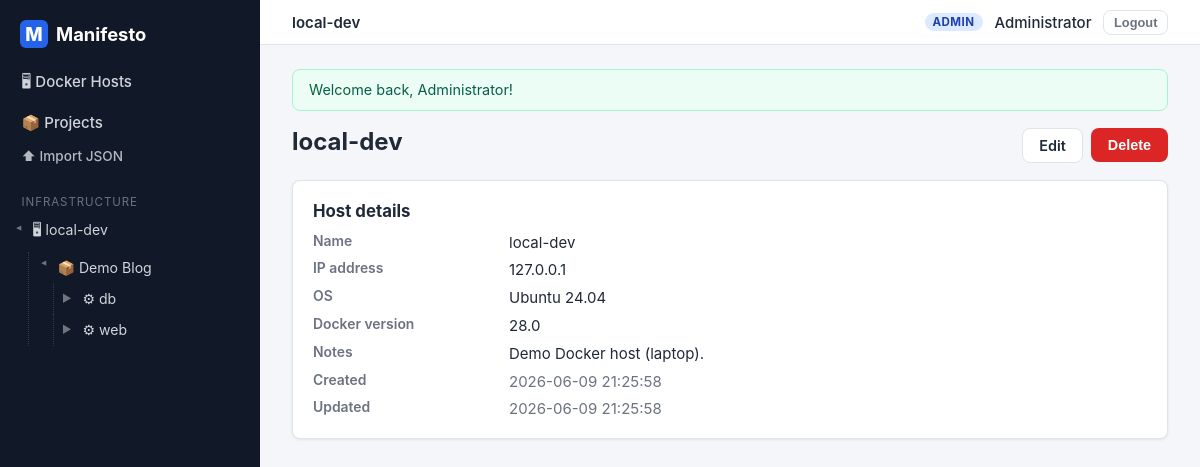
Before: /docker-hosts/1 (signed in) with the older database file.
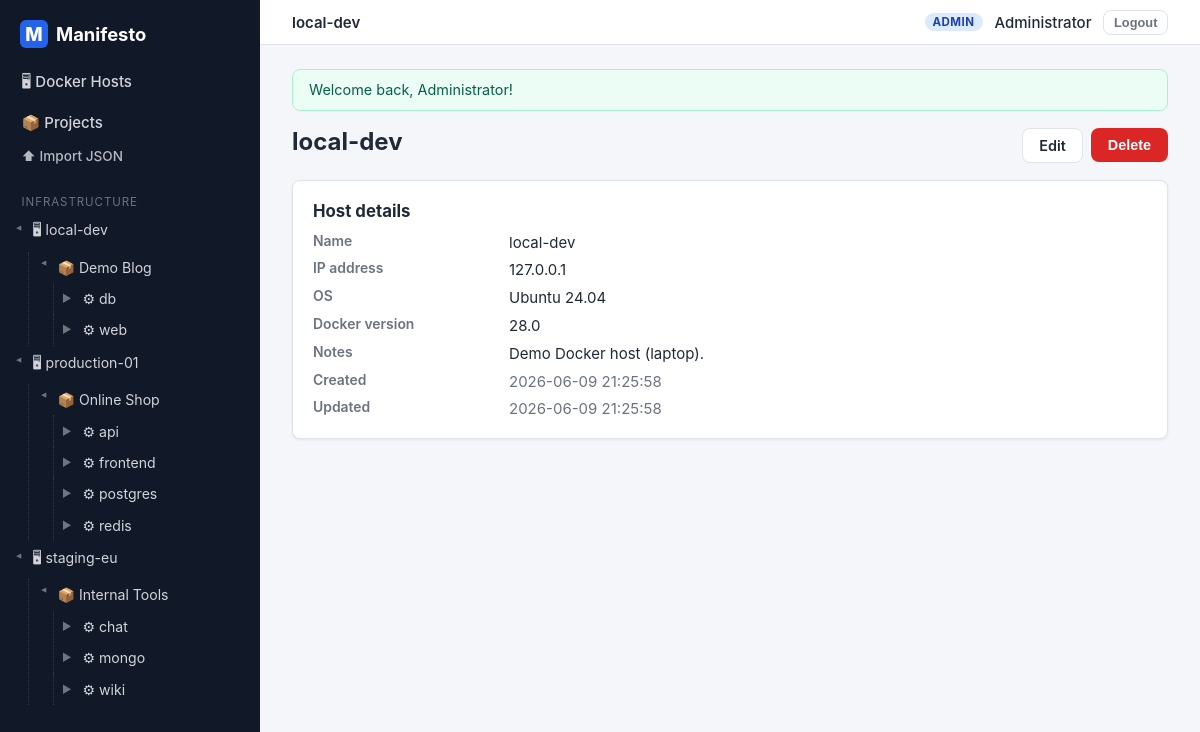
After: the same page with the newer database file.
### tables this page shows
CREATE TABLE project (
    id             INT UNSIGNED AUTO_INCREMENT PRIMARY KEY,
    docker_host_id INT UNSIGNED NOT NULL,
    name           VARCHAR(128) NOT NULL,
    slug           VARCHAR(128) NOT NULL,
    description    TEXT NULL,
    created_at     TIMESTAMP NOT NULL DEFAULT CURRENT_TIMESTAMP,
    updated_at     TIMESTAMP NOT NULL DEFAULT CURRENT_TIMESTAMP ON UPDATE CURRENT_TIMESTAMP,
    UNIQUE KEY uq_project_slug (slug),
    KEY idx_project_host (docker_host_id),
    CONSTRAINT fk_project_host FOREIGN KEY (docker_host_id)
        REFERENCES docker_host (id) ON DELETE RESTRICT
);

CREATE TABLE service (
    id                   INT UNSIGNED AUTO_INCREMENT PRIMARY KEY,
    project_id           INT UNSIGNED NOT NULL,
    name                 VARCHAR(128) NOT NULL,
    image                VARCHAR(255) NOT NULL,
    restart_policy       ENUM('no','always','on-failure','unless-stopped') NOT NULL DEFAULT 'unless-stopped',
    notes                TEXT NULL,
    command              VARCHAR(512) NULL,
    working_dir          VARCHAR(255) NULL,
    depends_on           VARCHAR(512) NULL COMMENT 'Comma-separated service names',
    build_context        VARCHAR(255) NULL COMMENT 'Path to Dockerfile context, e.g. ./api',
    dockerfile_content   LONGTEXT NULL COMMENT 'Inline Dockerfile content',
    healthcheck_cmd      VARCHAR(512) NULL,
    healthcheck_interval VARCHAR(32) NULL DEFAULT '30s',
    network_mode         VARCHAR(64) NULL,
    created_at           TIMESTAMP NOT NULL DEFAULT CURRENT_TIMESTAMP,
    updated_at           TIMESTAMP NOT NULL DEFAULT CURRENT_TIMESTAMP ON UPDATE CURRENT_TIMESTAMP,
    UNIQUE KEY uq_service_name_per_project (project_id, name),
    CONSTRAINT fk_service_project FOREIGN KEY (project_id)
        REFERENCES project (id) ON DELETE CASCADE
);

CREATE TABLE docker_host (
    id             INT UNSIGNED AUTO_INCREMENT PRIMARY KEY,
    name           VARCHAR(128) NOT NULL,
    ip_address     VARCHAR(45)  NULL,
    os             VARCHAR(128) NULL,
    docker_version VARCHAR(32)  NULL,
    notes          TEXT         NULL,
    created_at     TIMESTAMP NOT NULL DEFAULT CURRENT_TIMESTAMP,
    updated_at     TIMESTAMP NOT NULL DEFAULT CURRENT_TIMESTAMP ON UPDATE CURRENT_TIMESTAMP
);

### src/Core/ViewRenderer.php (called while the page is built, shortened)
<?php
final class ViewRenderer
{
    private static string $viewsPath = __DIR__ . '/../Views';
    public static function render(string $template, array $data = [], string $layout = 'app'): string
    {
        $data['currentUser'] = Auth::user();
        $data['flashes']     = Session::pullFlashes();
        if ($layout === 'app') {
            $data['sidebarTree'] = (new TreeRepository())->fullTree();
        }
        $content = self::renderFile(self::file($template), $data);
        $data['content'] = $content;
        return self::renderFile(self::file('layouts/' . $layout), $data);
    }
    private static function file(string $template): string
    {
        return self::$viewsPath . '/' . $template . '.php';
    }
    private static function renderFile(string $file, array $data): string
    {
        extract($data, EXTR_SKIP);
        require $file;
        return (string) ob_get_clean();
    }
}

### src/Controllers/DockerHostController.php (called while the page is built, shortened)
<?php
final class DockerHostController
{
    private DockerHostRepository $hosts;
    public function __construct()
    {
        $this->hosts = new DockerHostRepository();
    }
    public function show(Request $request, string $id): void
    {
        $host = $this->findOrAbort((int) $id);
        Response::view('docker-hosts/show', [
            'title' => $host->name,
            'host'  => $host,
        ]);
    }
    private function findOrAbort(int $id): DockerHost
    {
        $host = $this->hosts->find($id);
        return $host;
    }
}

### public/index.php (called while the page is built, shortened)
<?php
$request = Request::capture();
$router = new Router(require MANIFESTO_ROOT . '/config/routes.php');
$router->dispatch($request);

### src/Core/Database.php (called while the page is built, shortened)
<?php
final class Database
{
    private static ?PDO $pdo = null;
    private static array $config;
    public static function configure(array $config): void
    {
        self::$config = $config;
    }
    public static function pdo(): PDO
    {
        if (self::$pdo === null) {
            $c = self::$config;
            $dsn = sprintf(
                'mysql:host=%s;port=%s;dbname=%s;charset=utf8mb4',
                $c['host'],
                $c['port'],
                $c['name']
            );
            self::$pdo = new PDO($dsn, $c['user'], $c['pass'], [
                PDO::ATTR_ERRMODE            => PDO::ERRMODE_EXCEPTION,
                PDO::ATTR_DEFAULT_FETCH_MODE => PDO::FETCH_ASSOC,
                PDO::ATTR_EMULATE_PREPARES   => false,
            ]);
        }
        return self::$pdo;
    }
}

### src/Repositories/DockerHostRepository.php (called while the page is built, shortened)
<?php
final class DockerHostRepository
{
    public function find(int $id): ?DockerHost
    {
        $stmt = Database::pdo()->prepare(
            'SELECT id, name, ip_address, os, docker_version, notes, created_at, updated_at
             FROM docker_host WHERE id = :id LIMIT 1'
        );
        $stmt->execute(['id' => $id]);
        $row = $stmt->fetch();
        return $row === false ? null : DockerHost::fromRow($row);
    }
}

### src/Models/DockerHost.php (called while the page is built, shortened)
<?php
final class DockerHost
{
    public static function fromRow(array $row): self
    {
        return new self(
            (int) $row['id'],
            $row['name'],
            $row['ip_address'],
            $row['os'],
            $row['docker_version'],
            $row['notes'],
            $row['created_at'],
            $row['updated_at'],
        );
    }
}

### src/Core/helpers.php (called while the page is built, shortened)
<?php
function e(?string $value): string
{
    return htmlspecialchars($value ?? '', ENT_QUOTES, 'UTF-8');
}
function url(string $path = '/'): string
{
    $base = Request::basePath();
    return $base . '/' . ltrim($path, '/');
}

### src/Core/Request.php (called while the page is built, shortened)
<?php
final class Request
{
    private static ?string $basePath = null;
    public static function basePath(): string
    {
        if (self::$basePath === null) {
            $scriptDir = str_replace('\\', '/', dirname($_SERVER['SCRIPT_NAME'] ?? '/'));
            $scriptDir = rtrim($scriptDir, '/');
            self::$basePath = $scriptDir === '/' ? '' : $scriptDir;
        }
        return self::$basePath;
    }
}

### src/Repositories/TreeRepository.php (called while the page is built, shortened)
<?php
final class TreeRepository
{
    public function fullTree(): array
    {
        $pdo = Database::pdo();
        $hosts = [];
        foreach ($pdo->query('SELECT id, name FROM docker_host ORDER BY name') as $row) {
            $row['projects'] = [];
            $hosts[(int) $row['id']] = $row;
        }
        $projects = [];
        foreach ($pdo->query('SELECT id, docker_host_id, name FROM project ORDER BY name') as $row) {
            $row['services'] = [];
            $projects[(int) $row['id']] = $row;
        }
        $services = [];
        foreach ($pdo->query('SELECT id, project_id, name FROM service ORDER BY name') as $row) {
            $row['webapps'] = [];
            $services[(int) $row['id']] = $row;
        }
        foreach ($pdo->query('SELECT id, service_id, name FROM web_app ORDER BY name') as $row) {
            $sid = (int) $row['service_id'];
            if (isset($services[$sid])) {
                $services[$sid]['webapps'][] = $row;
            }
        }
        foreach ($services as $service) {
            $pid = (int) $service['project_id'];
            if (isset($projects[$pid])) {
                $projects[$pid]['services'][] = $service;
            }
        }
        foreach ($projects as $project) {
            $hid = (int) $project['docker_host_id'];
            if (isset($hosts[$hid])) {
                $hosts[$hid]['projects'][] = $project;
            }
        }
        return array_values($hosts);
    }
}

### src/Core/Session.php (called while the page is built, shortened)
<?php
final class Session
{
    public static function pullFlashes(): array
    {
        $flashes = $_SESSION['_flash'] ?? [];
        return $flashes;
    }
}

### src/Views/docker-hosts/show.php (the view, shortened to what the changed rows need)
<?php $isAdmin = ($currentUser['role'] ?? '') === 'admin'; ?>
<div class="page-head">
    <h1><?= e($host->name) ?></h1>
    <?php if ($isAdmin): ?>
        <div class="page-actions">
            <a class="btn btn-secondary" href="<?= url('/docker-hosts/' . $host->id . '/edit') ?>">Edit</a>
            <form method="post" action="<?= url('/docker-hosts/' . $host->id . '/delete') ?>" class="inline-form" data-confirm="Delete this host?">
                <button type="submit" class="btn btn-danger">Delete</button>
            </form>
        </div>
    <?php endif; ?>
</div>
<div class="card">
    <h2 class="card-title">Host details</h2>
    <dl class="detail-list">
        <dt>Name</dt>
        <dd><?= e($host->name) ?></dd>
        <dt>IP address</dt>
        <dd><?= $host->ipAddress !== null ? e($host->ipAddress) : '<span class="muted">—</span>' ?></dd>
        <dt>OS</dt>
        <dd><?= $host->os !== null ? e($host->os) : '<span class="muted">—</span>' ?></dd>
        <dt>Docker version</dt>
        <dd><?= $host->dockerVersion !== null ? e($host->dockerVersion) : '<span class="muted">—</span>' ?></dd>
        <dt>Notes</dt>
        <dd><?= $host->notes !== null ? nl2br(e($host->notes)) : '<span class="muted">—</span>' ?></dd>
        <dt>Created</dt>
        <dd class="muted"><?= e($host->createdAt) ?></dd>
        <dt>Updated</dt>
        <dd class="muted"><?= e($host->updatedAt) ?></dd>
    </dl>
</div>

### src/Core/Router.php (shortened to what the changed rows need)
<?php
final class Router
{
    public function dispatch(Request $request): never
    {
        foreach ($this->routes as $route) {
            [$method, $pattern, $class, $action] = $route;
            if ($method !== $request->method) {
                continue;
            }
            $params = $this->match($pattern, $request->path);
            if ($params === null) {
                continue;
            }
            $request->setRouteParams($params);
            $controller = new $class();
            $controller->$action($request, ...array_values($params));
            exit;
        }
    }
    private function match(string $pattern, string $path): ?array
    {
        $regex = preg_replace('/\{(\w+)\}/', '(?P<$1>[^/]+)', $pattern);
        if (!preg_match('#^' . $regex . '$#', $path, $m)) {
            return null;
        }
        return array_filter($m, 'is_string', ARRAY_FILTER_USE_KEY);
    }
}

### src/Views/partials/sidebar.php (shortened to what the changed rows need)
<?php
$tree = $sidebarTree ?? [];
?>
<aside class="sidebar">
    <a class="sidebar-brand" href="<?= url('/') ?>">
        <span class="brand-mark">M</span> Manifesto
    </a>
    <nav class="sidebar-nav">
        <a href="<?= url('/docker-hosts') ?>">🖥 Docker Hosts</a>
        <a href="<?= url('/projects') ?>">📦 Projects</a>
        <?php if (($currentUser['role'] ?? '') === 'admin'): ?>
            <a href="<?= url('/projects/import') ?>" style="font-size:.85rem;opacity:.85;">⬆ Import JSON</a>
        <?php endif; ?>
    </nav>
    <div class="sidebar-tree">
        <div class="tree-title">Infrastructure</div>
        <?php foreach ($tree as $host): ?>
            <details open>
                <summary>
                    <a class="tree-link tree-host" href="<?= url('/docker-hosts/' . $host['id']) ?>">🖥 <?= e($host['name']) ?></a>
                </summary>
                <?php foreach ($host['projects'] as $project): ?>
                    <details open class="tree-indent">
                        <summary>
                            <a class="tree-link tree-project" href="<?= url('/projects/' . $project['id']) ?>">📦 <?= e($project['name']) ?></a>
                        </summary>
                        <?php foreach ($project['services'] as $service): ?>
                            <details class="tree-indent">
                                <summary>
                                    <a class="tree-link tree-service" href="<?= url('/services/' . $service['id']) ?>">⚙ <?= e($service['name']) ?></a>
                                </summary>
                            </details>
                        <?php endforeach; ?>
                    </details>
                <?php endforeach; ?>
            </details>
        <?php endforeach; ?>
    </div>
</aside>

### src/Views/partials/topbar.php (shortened to what the changed rows need)
<header class="topbar">
    <div class="topbar-title"><?= e($title ?? '') ?></div>
    <div class="topbar-user">
        <?php if ($currentUser): ?>
            <span class="badge badge-<?= $currentUser['role'] === 'admin' ? 'admin' : 'viewer' ?>">
                <?= e($currentUser['role']) ?>
            </span>
            <span class="topbar-username"><?= e($currentUser['display_name']) ?></span>
            <form method="post" action="<?= url('/logout') ?>" class="inline-form">
                <button type="submit" class="btn btn-ghost btn-sm">Logout</button>
            </form>
        <?php endif; ?>
    </div>
</header>

### src/Views/partials/flash-messages.php (shortened to what the changed rows need)
<?php foreach (($flashes ?? []) as $flash): ?>
    <div class="flash flash-<?= e($flash['type']) ?>"><?= e($flash['message']) ?></div>
<?php endforeach; ?>

Changed rows visible on the page:
added docker_host: name "production-01"
added project: name "Online Shop", shown under "production-01"
added service: name "api", shown under "Online Shop"
added service: name "frontend", shown under "Online Shop"
added service: name "postgres", shown under "Online Shop"
added service: name "redis", shown under "Online Shop"
added docker_host: name "staging-eu"
added project: name "Internal Tools", shown under "staging-eu"
added service: name "chat", shown under "Internal Tools"
added service: name "mongo", shown under "Internal Tools"
added service: name "wiki", shown under "Internal Tools"
